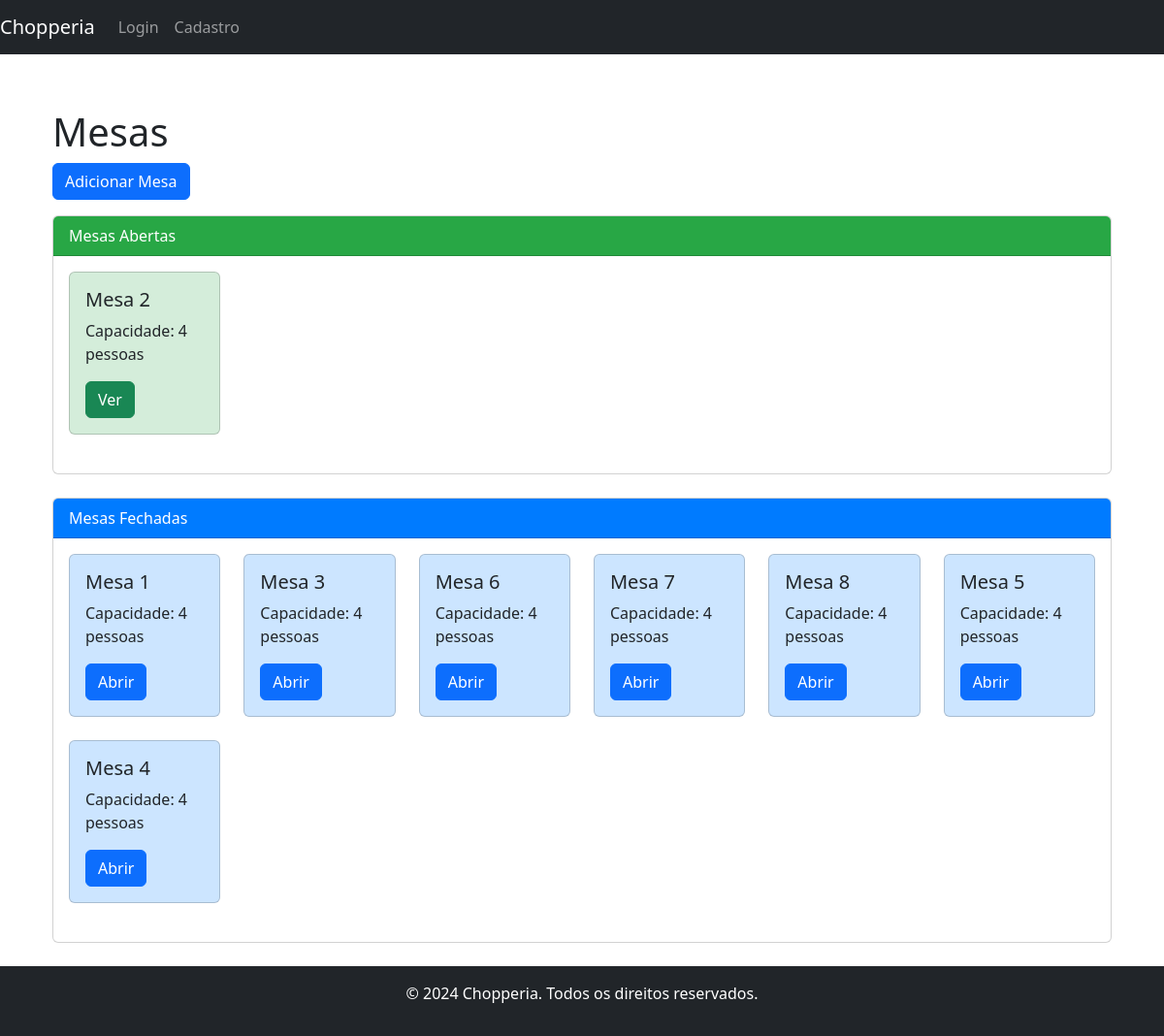
The app's page /mesas/ with its own data.
### mesa/models.py (models this page shows, shortened)
class Mesa(models.Model):
    numero = models.PositiveIntegerField()
    capacidade = models.PositiveIntegerField()
    usuario = models.ForeignKey(User, on_delete=models.SET_NULL, null=True, blank=True)
    produtos = models.ManyToManyField(Produto, through='Pedido')

### mesa/views.py (the view)
# urls.py: path('', views.mesa_list, name='mesa_list'),
def mesa_list(request):
    mesas_abertas = Mesa.objects.filter(produtos__isnull=False).distinct()
    mesas_fechadas = Mesa.objects.filter(produtos__isnull=True).distinct()
    return render(request, 'mesa/mesa_list.html', {
        'mesas_abertas': mesas_abertas,
        'mesas_fechadas': mesas_fechadas,
    })

### mesa/templates/mesa/mesa_list.html (shortened to what this page needs)
{% extends 'base.html' %}
{% block content %}
<div class="container mt-5">
    <h1>Mesas</h1>
    <a href="{% url 'mesa:mesa_create' %}" class="btn btn-primary mb-3">Adicionar Mesa</a>
    <div class="card mb-4">
        {% if mesas_abertas %}
            <div class="card-header bg-success text-white">
                Mesas Abertas
            </div>
            <div class="card-body">
                <div class="row">
                    {% for mesa in mesas_abertas %}
                        <div class="col-md-2">
                            <div class="card mb-4 bg-lightgreen">
                                <div class="card-body">
                                    <h5 class="card-title">Mesa {{ mesa.numero }}</h5>
                                    <p class="card-text">Capacidade: {{ mesa.capacidade }} pessoas</p>
                                    <a href="{% url 'mesa:abrir_mesa' mesa.numero %}" class="btn btn-success">Ver</a>
                                </div>
                            </div>
                        </div>
                    {% endfor %}
                </div>
            </div>
        {% endif %}
    </div>
    <div class="card mb-4">
        <div class="card-header bg-primary text-white">
            Mesas Fechadas
        </div>
        <div class="card-body">
            <div class="row">
                {% if mesas_fechadas %}
                    {% for mesa in mesas_fechadas %}
                        <div class="col-md-2">
                            <div class="card mb-4 bg-lightblue">
                                <div class="card-body">
                                    <h5 class="card-title">Mesa {{ mesa.numero }}</h5>
                                    <p class="card-text">Capacidade: {{ mesa.capacidade }} pessoas</p>
                                    <a href="{% url 'mesa:detalhes_mesa' mesa.numero %}" class="btn btn-primary">Abrir</a>
                                </div>
                            </div>
                        </div>
                    {% endfor %}
                {% else %}
                    <p class="text-muted">Não há mesas fechadas no momento.</p>
                {% endif %}
            </div>
        </div>
    </div>
</div>
{% endblock %}

### templates/base.html (shortened to what this page needs)
{% load static %}
<!DOCTYPE html>
<html lang="pt-BR">
<head>
    <link rel="stylesheet" href="{% static 'css/bootstrap.min.css' %}">
    <link rel="stylesheet" href="{% static 'css/style.css' %}">
</head>
<body>
    <nav class="navbar navbar-expand-md navbar-dark bg-dark fixed-top" id="navbar">
        <a class="navbar-brand" href="{% url 'index' %}">Chopperia</a>
        <div class="collapse navbar-collapse" id="navbarNav">
            <ul class="navbar-nav ml-auto">
                {% if user.is_authenticated %}
                    <li class="nav-item">
                        <a class="nav-link" href="{% url 'logout' %}">Logout</a>
                    </li>
                {% else %}
                    <li class="nav-item">
                        <a class="nav-link" href="{% url 'login' %}">Login</a>
                    </li>
                    <li class="nav-item">
                        <a class="nav-link" href="{% url 'signup' %}">Cadastro</a>
                    </li>
                {% endif %}
            </ul>
        </div>
    </nav>
    <div class="container mt-5 pt-3">
        {% block content %}
        {% endblock %}
    </div>
    <footer class="bg-dark text-white text-center py-3 mt-4">
        <p>&copy; 2024 Chopperia. Todos os direitos reservados.</p>
    </footer>
</body>
</html>

### static/css/style.css (style rules this page uses)
.bg-lightgreen { background-color: #d4edda; }
.bg-lightblue { background-color: #cce5ff; }
.card-header.bg-success { background-color: #28a745 !important; }
.card-header.bg-primary { background-color: #007bff !important; }

### records on screen
Mesa: numero "2", capacidade "4"
Mesa: numero "1", capacidade "4"
Mesa: numero "3", capacidade "4"
Mesa: numero "6", capacidade "4"
Mesa: numero "7", capacidade "4"
Mesa: numero "8", capacidade "4"
Mesa: numero "5", capacidade "4"
Mesa: numero "4", capacidade "4"
